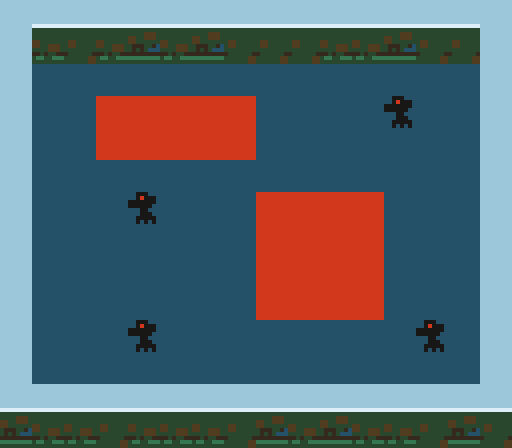

This is a level from a 2D game, rendered from its Tiled map with the project's own tilesets. A one-line summary and the complete map file follow:
An orthogonal 16x14 tile map with 32x32 px tiles, 7 tile layers (Background, Walls, Enemy, Up, ...).

<map version="1.0" tiledversion="1.1.5" orientation="orthogonal" renderorder="right-down" width="16" height="14" tilewidth="32" tileheight="32" infinite="0" nextobjectid="1">
 <tileset firstgid="1" name="Itch_32" tilewidth="32" tileheight="32" tilecount="1666" columns="34">
  <image source="../../../finalGame/assets/tiles/Online/Itch_32.png" trans="ff00ff" width="1088" height="1568" />
 </tileset>
 <layer name="Background" width="16" height="14">
  <data encoding="csv">
1093,1093,1093,1093,1093,1093,1093,1173,1173,1093,1093,1093,1093,1093,1093,997,
1093,1172,1172,1172,1172,1172,1172,1172,1172,1172,1172,1172,1172,1172,1173,997,
1093,1172,1172,1172,1172,1172,1172,1172,1172,1172,1172,1172,1172,1172,1173,997,
1093,1172,1172,1172,1172,1172,1172,1172,1172,1172,1172,1172,1172,1172,1173,997,
1093,1172,1172,1172,1172,1172,1172,1172,1172,1172,1172,1172,1172,1172,1173,997,
1093,1172,1172,1172,1172,1172,1172,1172,1172,1172,1172,1172,1172,1172,1173,997,
1173,1172,1172,1172,1172,1172,1172,1172,1172,1172,1172,1172,1172,1172,1173,1173,
1173,1172,1172,1172,1172,1172,1172,1172,1172,1172,1172,1172,1172,1172,1173,1173,
1093,1172,1172,1172,1172,1172,1172,1172,1172,1172,1172,1172,1172,1172,1173,997,
1093,1172,1172,1172,1172,1172,1172,1172,1172,1172,1172,1172,1172,1172,1173,997,
1093,1172,1172,1172,1172,1172,1172,1172,1172,1172,1172,1172,1172,1172,1173,997,
1093,1172,1172,1172,1172,1172,1172,1172,1172,1172,1172,1172,1172,1172,1173,997,
1093,1093,1093,1093,1093,1093,1093,1173,1173,1093,1093,1093,1093,1093,1093,997,
37,37,37,37,37,37,37,1173,1173,37,37,37,37,37,37,997
</data>
 </layer>
 <layer name="Walls" width="16" height="14">
  <data encoding="csv">
1062,1063,1063,1063,1063,1063,1063,0,0,1063,1063,1063,1063,1063,1066,1062,
1062,1107,1098,1107,1105,1099,1105,0,0,1102,1099,1099,1100,1108,1274,1062,
1062,0,0,0,0,0,0,0,0,0,0,0,0,0,0,1062,
1062,0,0,743,743,743,743,743,0,0,0,0,0,0,0,1062,
1068,0,0,743,743,743,743,743,0,0,0,0,0,0,0,1068,
1274,0,0,0,0,0,0,0,0,0,0,0,0,0,0,1273,
0,0,0,0,0,0,0,0,743,743,743,743,0,0,0,0,
0,0,0,0,0,0,0,0,743,743,743,743,0,0,0,0,
1062,0,0,0,0,0,0,0,743,743,743,743,0,0,0,1062,
1062,0,0,0,0,0,0,0,743,743,743,743,0,0,0,1062,
1062,0,0,0,0,0,0,0,0,0,0,0,0,0,0,1062,
1062,0,0,0,0,0,0,0,0,0,0,0,0,0,0,1062,
1063,1063,1063,1063,1063,1063,1063,0,0,1063,1063,1063,1063,1063,1063,1239,
1100,1101,1099,1098,1107,1099,1099,0,0,1099,1106,1107,1104,1102,1106,1098
</data>
 </layer>
 <layer name="Enemy" width="16" height="14">
  <data encoding="csv">
0,0,0,0,0,0,0,0,0,0,0,0,0,0,0,0,
0,0,0,0,0,0,0,0,0,0,0,0,0,0,0,0,
0,0,0,0,0,0,0,0,0,0,0,0,0,0,0,0,
0,0,0,0,0,0,0,0,0,0,0,0,923,0,0,0,
0,0,0,0,0,0,0,0,0,0,0,0,0,0,0,0,
0,0,0,0,0,0,0,0,0,0,0,0,0,0,0,0,
0,0,0,0,923,0,0,0,0,0,0,0,0,0,0,0,
0,0,0,0,0,0,0,0,0,0,0,0,0,0,0,0,
0,0,0,0,0,0,0,0,0,0,0,0,0,0,0,0,
0,0,0,0,0,0,0,0,0,0,0,0,0,0,0,0,
0,0,0,0,923,0,0,0,0,0,0,0,0,923,0,0,
0,0,0,0,0,0,0,0,0,0,0,0,0,0,0,0,
0,0,0,0,0,0,0,0,0,0,0,0,0,0,0,0,
0,0,0,0,0,0,0,0,0,0,0,0,0,0,0,0
</data>
 </layer>
 <layer name="Up" width="16" height="14">
  <data encoding="csv">
0,0,0,0,0,0,0,1065,1065,0,0,0,0,0,0,0,
0,0,0,0,0,0,0,1102,1098,0,0,0,0,0,0,0,
0,0,0,0,0,0,0,0,0,0,0,0,0,0,0,0,
0,0,0,0,0,0,0,0,0,0,0,0,0,0,0,0,
0,0,0,0,0,0,0,0,0,0,0,0,0,0,0,0,
0,0,0,0,0,0,0,0,0,0,0,0,0,0,0,0,
0,0,0,0,0,0,0,0,0,0,0,0,0,0,0,0,
0,0,0,0,0,0,0,0,0,0,0,0,0,0,0,0,
0,0,0,0,0,0,0,0,0,0,0,0,0,0,0,0,
0,0,0,0,0,0,0,0,0,0,0,0,0,0,0,0,
0,0,0,0,0,0,0,0,0,0,0,0,0,0,0,0,
0,0,0,0,0,0,0,0,0,0,0,0,0,0,0,0,
0,0,0,0,0,0,0,0,0,0,0,0,0,0,0,0,
0,0,0,0,0,0,0,0,0,0,0,0,0,0,0,0
</data>
 </layer>
 <layer name="Down" width="16" height="14">
  <data encoding="csv">
0,0,0,0,0,0,0,0,0,0,0,0,0,0,0,0,
0,0,0,0,0,0,0,0,0,0,0,0,0,0,0,0,
0,0,0,0,0,0,0,0,0,0,0,0,0,0,0,0,
0,0,0,0,0,0,0,0,0,0,0,0,0,0,0,0,
0,0,0,0,0,0,0,0,0,0,0,0,0,0,0,0,
0,0,0,0,0,0,0,0,0,0,0,0,0,0,0,0,
0,0,0,0,0,0,0,0,0,0,0,0,0,0,0,0,
0,0,0,0,0,0,0,0,0,0,0,0,0,0,0,0,
0,0,0,0,0,0,0,0,0,0,0,0,0,0,0,0,
0,0,0,0,0,0,0,0,0,0,0,0,0,0,0,0,
0,0,0,0,0,0,0,0,0,0,0,0,0,0,0,0,
0,0,0,0,0,0,0,0,0,0,0,0,0,0,0,0,
0,0,0,0,0,0,0,1063,1063,0,0,0,0,0,0,0,
0,0,0,0,0,0,0,1103,1105,0,0,0,0,0,0,0
</data>
 </layer>
 <layer name="Left" width="16" height="14">
  <data encoding="csv">
0,0,0,0,0,0,0,0,0,0,0,0,0,0,0,0,
0,0,0,0,0,0,0,0,0,0,0,0,0,0,0,0,
0,0,0,0,0,0,0,0,0,0,0,0,0,0,0,0,
0,0,0,0,0,0,0,0,0,0,0,0,0,0,0,0,
1062,0,0,0,0,0,0,0,0,0,0,0,0,0,0,0,
1062,0,0,0,0,0,0,0,0,0,0,0,0,0,0,0,
1062,0,0,0,0,0,0,0,0,0,0,0,0,0,0,0,
1062,0,0,0,0,0,0,0,0,0,0,0,0,0,0,0,
0,0,0,0,0,0,0,0,0,0,0,0,0,0,0,0,
0,0,0,0,0,0,0,0,0,0,0,0,0,0,0,0,
0,0,0,0,0,0,0,0,0,0,0,0,0,0,0,0,
0,0,0,0,0,0,0,0,0,0,0,0,0,0,0,0,
0,0,0,0,0,0,0,0,0,0,0,0,0,0,0,0,
0,0,0,0,0,0,0,0,0,0,0,0,0,0,0,0
</data>
 </layer>
 <layer name="Right" width="16" height="14">
  <data encoding="csv">
0,0,0,0,0,0,0,0,0,0,0,0,0,0,0,0,
0,0,0,0,0,0,0,0,0,0,0,0,0,0,0,0,
0,0,0,0,0,0,0,0,0,0,0,0,0,0,0,0,
0,0,0,0,0,0,0,0,0,0,0,0,0,0,0,0,
0,0,0,0,0,0,0,0,0,0,0,0,0,0,0,1062,
0,0,0,0,0,0,0,0,0,0,0,0,0,0,0,1062,
0,0,0,0,0,0,0,0,0,0,0,0,0,0,0,1062,
0,0,0,0,0,0,0,0,0,0,0,0,0,0,0,1062,
0,0,0,0,0,0,0,0,0,0,0,0,0,0,0,0,
0,0,0,0,0,0,0,0,0,0,0,0,0,0,0,0,
0,0,0,0,0,0,0,0,0,0,0,0,0,0,0,0,
0,0,0,0,0,0,0,0,0,0,0,0,0,0,0,0,
0,0,0,0,0,0,0,0,0,0,0,0,0,0,0,0,
0,0,0,0,0,0,0,0,0,0,0,0,0,0,0,0
</data>
 </layer>
</map>
